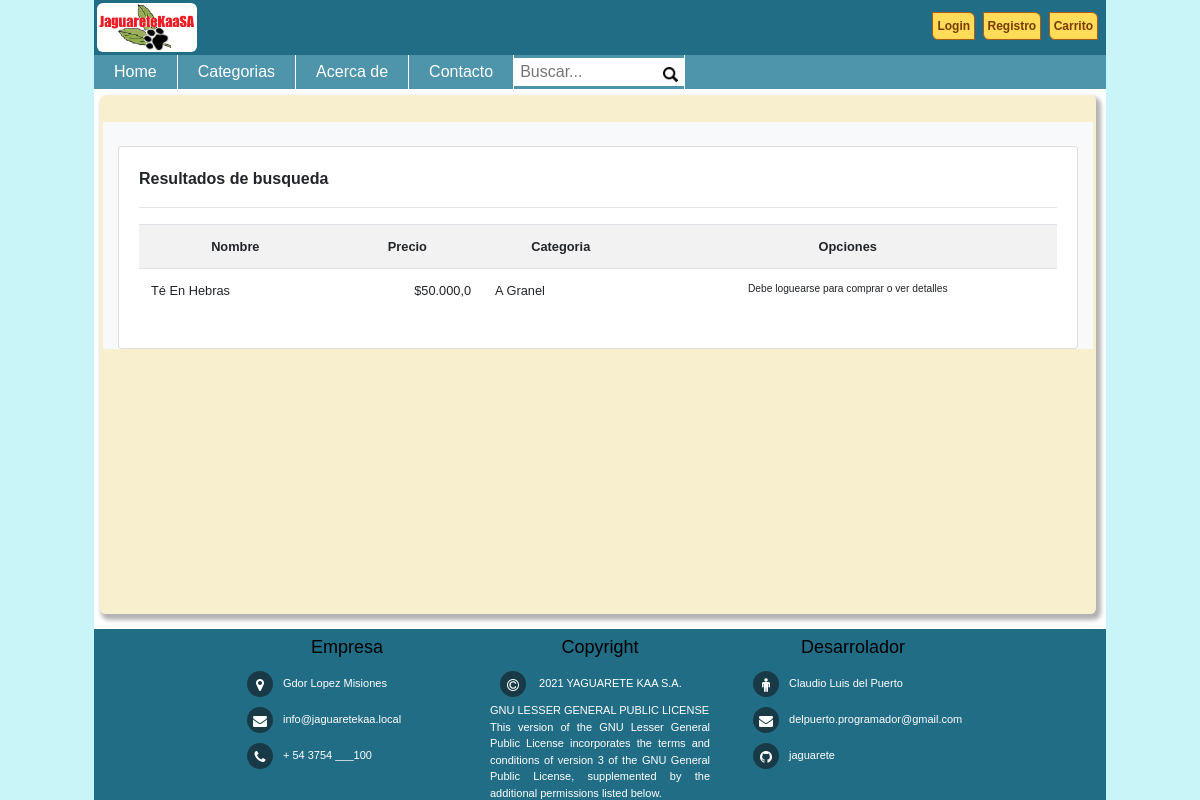
Before: /jaguareteAPP/bus_cat/2/ with the older database file.
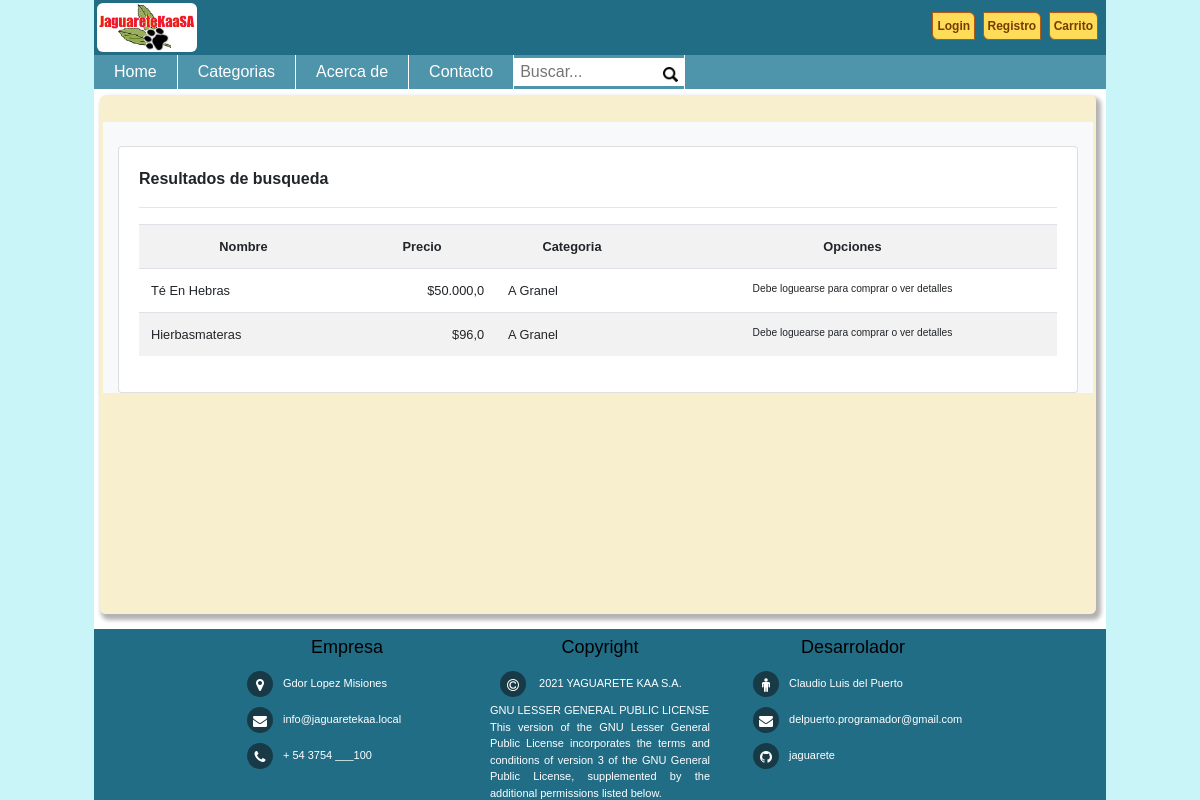
After: the same page with the newer database file.
### jaguareteAPP/models.py (models this page shows, shortened)
class Producto(models.Model):
    nombre      = models.CharField(max_length=50)
    precio      = models.FloatField(null=True)
    descripcion = models.TextField(null=True)
    nuevo       = models.BooleanField(default=False)
    categoria   = models.ForeignKey(Categoria, on_delete=models.PROTECT)
    imagen      = models.ImageField(upload_to="productos", null=True)

class Categoria(models.Model):
    nombre = models.CharField(max_length=50)
    def __str__(self):
        return self.nombre

### jaguareteAPP/views.py (the view)
# urls.py: path('bus_cat/<categoria_nombre>/', views.bus_cat, name="bus_cat"),
def bus_cat(request, categoria_nombre):
    todos = ""
    txt   = categoria_nombre
    if txt:
        todos = Producto.objects.filter(categoria=txt)
        data = {
            'res': todos,
            'texto': ""
        }
    else:
        data = {
            'res': todos,
            'texto': "No se encontro resultado con el criterio buscado"
        }
    return render(request,"home/resultados.html", data)

### jaguareteAPP/templates/home/resultados.html (shortened to what this page needs)
{% extends 'home/base.html' %}
{% block contenido %}
{% load humanize %}
<br>
<div class="container bg-light">
    <br>
    <div class="card">
        <div class="card-body">
            <p align="left"><b>Resultados de busqueda</b></p>
            <hr>
            <table class="table small table-striped table-hover table-responsive-md">
                <tr>
                    <th>Nombre</th>
                    <th>Precio</th>
                    <th>Categoria</th>
                    <th>Opciones</th>
                </tr>
                {% for p in res %}
                    <tr>
                        <td align="left" >{{p.nombre | title}}</td>
                        <td align="right">${{p.precio | intcomma}}</td>
                        <td align="left" >{{p.categoria}}</td>
                        <td>
                            {% if user.is_authenticated %}
                                <a href="{% url 'mostrar_producto' p.id %}" class="link-info">Detalles...</a>
                            {% else %}
                                <div class="small">Debe loguearse para comprar o ver detalles</div>
                            {% endif %}
                        </td>
                    </tr>
                {% endfor %}
            </table>
        </div>
    </div>
</div>
<br>
{% endblock %}

Changed rows visible on the page:
added Producto: nombre "Hierbasmateras", precio "96,0", categoria "A Granel"
